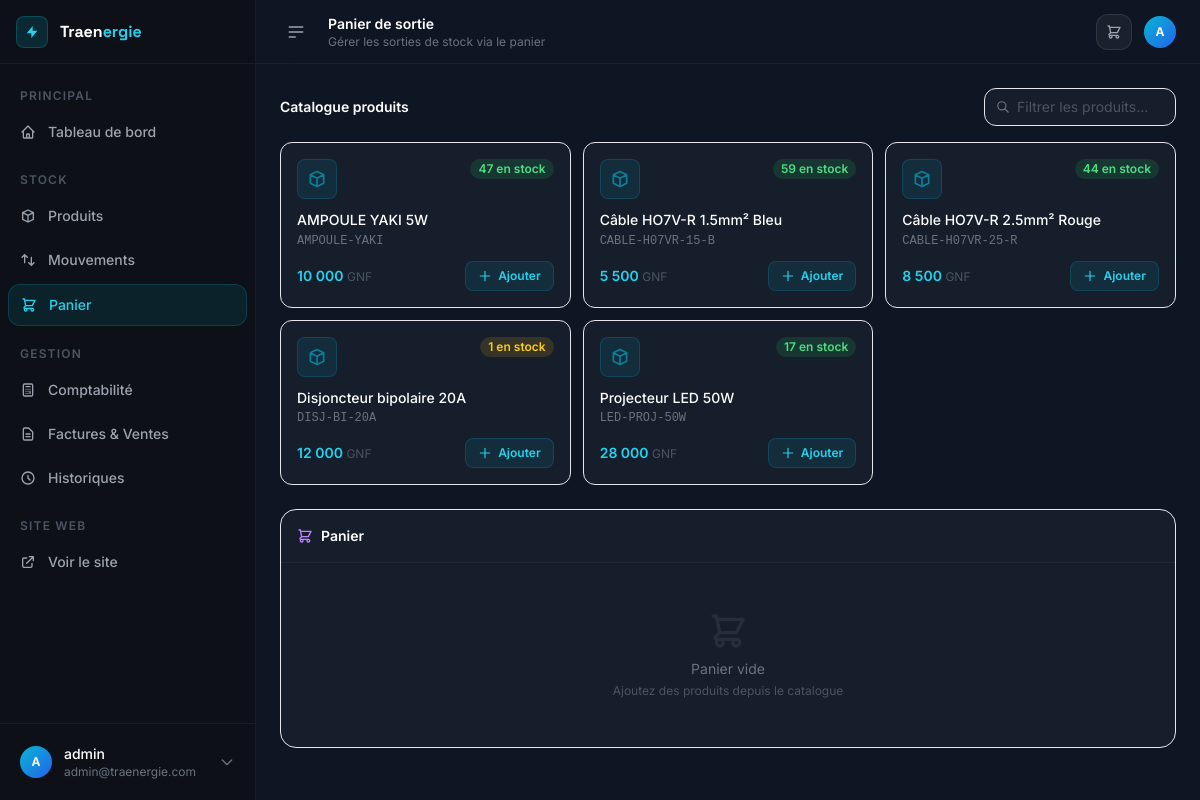
Before: /dashboard/cart/ (signed in) with the older database file.
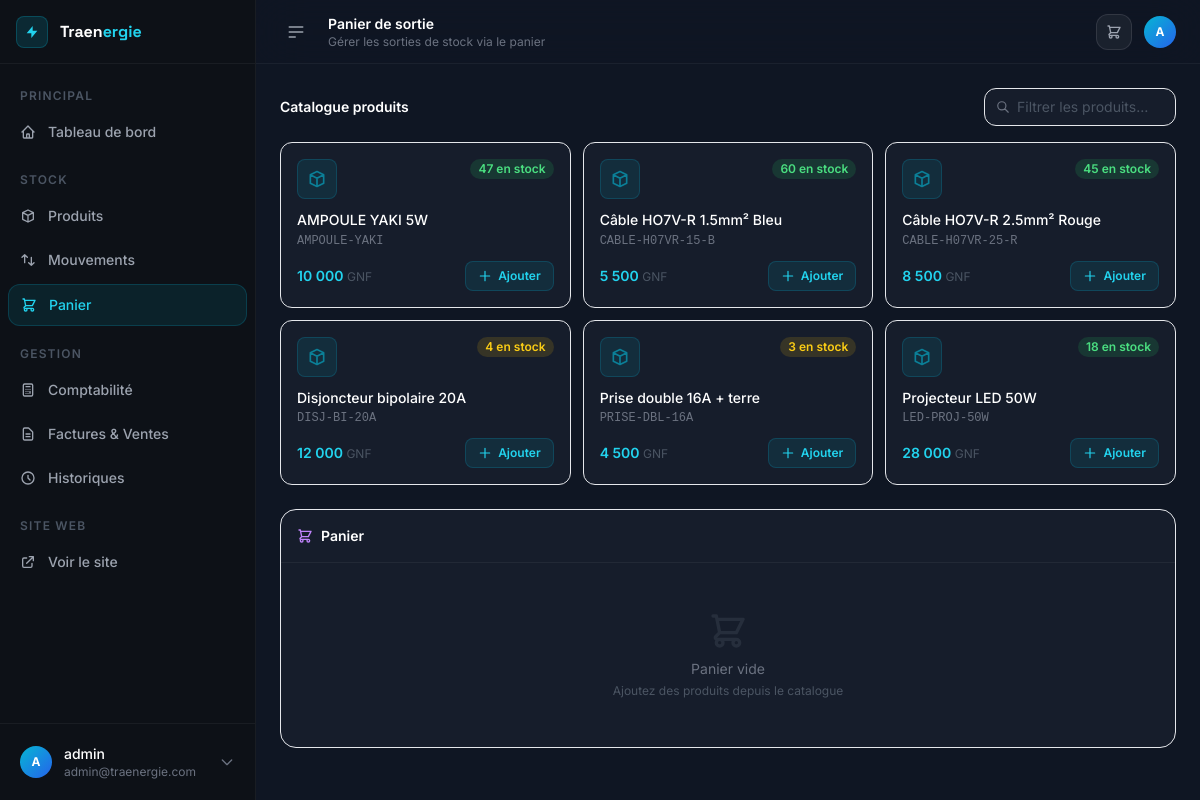
After: the same page with the newer database file.
### apps/stock/models.py (models this page shows, shortened)
class Product(models.Model):
    category = models.ForeignKey(
        Category, on_delete=models.PROTECT, related_name="products", verbose_name="Catégorie"
    )
    unit = models.ForeignKey(
        Unit, on_delete=models.PROTECT, related_name="products", verbose_name="Unité", null=True, blank=True
    )
    supplier = models.ForeignKey(
        Supplier, on_delete=models.SET_NULL, null=True, blank=True, related_name="products", verbose_name="Fournisseur"
    )
    name = models.CharField(max_length=200, verbose_name="Nom du produit")
    sku = models.CharField(max_length=100, unique=True, verbose_name="Référence SKU")
    description = models.TextField(blank=True, verbose_name="Description")
    image = models.ImageField(upload_to="products/", blank=True, null=True, verbose_name="Image")
    unit_price = models.DecimalField(max_digits=12, decimal_places=2, verbose_name="Prix unitaire (GNF)")
    quantity_in_stock = models.PositiveIntegerField(default=0, verbose_name="Quantité en stock")
    min_stock_level = models.PositiveIntegerField(default=5, verbose_name="Stock minimum d'alerte")
    is_active = models.BooleanField(default=True, verbose_name="Actif")
    created_at = models.DateTimeField(auto_now_add=True)
    updated_at = models.DateTimeField(auto_now=True)
    class Meta:
        verbose_name = "Produit"
        verbose_name_plural = "Produits"
        ordering = ["name"]

### apps/stock/views.py (the view)
# urls.py: path("cart/", views.cart_view, name="cart"),
@login_required
def cart_view(request):
    cart, _ = Cart.objects.get_or_create(user=request.user)
    products = Product.objects.filter(is_active=True, quantity_in_stock__gt=0).select_related("category")
    context = {
        "cart": cart,
        "cart_items": cart.items.select_related("product__category").all(),
        "products": products,
    }
    return render(request, "stock/cart.html", context)

### apps/stock/context_processors.py (called while the page is built)
def cart_context(request):
    cart_count = 0
    cart_total = 0
    if request.user.is_authenticated:
        try:
            cart = request.user.cart
            cart_count = cart.total_items
            cart_total = cart.total_price
        except Cart.DoesNotExist:
            pass
    return {
        "cart_count": cart_count,
        "cart_total": cart_total,
    }

### apps/stock/models.py (called while the page is built)
    @property
    def total_items(self):
        return sum(item.quantity for item in self.items.all())

    @property
    def total_price(self):
        return sum(item.subtotal for item in self.items.all())

### templates/stock/cart.html (shortened to what this page needs)
{% extends "base_dashboard.html" %}
{% load humanize %}
{% block page_title %}Panier de sortie{% endblock %}
{% block page_subtitle %}Gérer les sorties de stock via le panier{% endblock %}
{% block content %}
<div class="grid grid-cols-1 xl:grid-cols-3 gap-6" x-data="{ showProducts: true }">
  <div class="xl:col-span-2 space-y-4">
    <div class="flex items-center justify-between">
      <h3 class="font-semibold text-white text-sm">Catalogue produits</h3>
      <div class="relative">
        <svg class="absolute left-3 top-1/2 -translate-y-1/2 w-3.5 h-3.5 text-gray-500" fill="none" stroke="currentColor" viewBox="0 0 24 24"><path stroke-linecap="round" stroke-linejoin="round" stroke-width="2" d="M21 21l-6-6m2-5a7 7 0 11-14 0 7 7 0 0114 0z"/></svg>
        <input type="text" placeholder="Filtrer les produits…" id="product-search"
               class="bg-card border border-white/8 rounded-xl pl-8 pr-3 py-2 text-sm text-white placeholder-gray-600 focus:outline-none focus:border-cyan-500/50 transition w-48"
               oninput="filterProducts(this.value)">
      </div>
    </div>
    <div id="product-grid" class="grid grid-cols-1 sm:grid-cols-2 lg:grid-cols-3 gap-3">
      {% for product in products %}
      <div class="product-card bg-card border border-white/8 rounded-xl p-4 hover:border-cyan-500/30 transition group"
           data-name="{{ product.name|lower }}">
        <div class="flex items-start justify-between mb-3">
          <div class="w-10 h-10 rounded-lg bg-cyan-500/10 border border-cyan-500/20 flex items-center justify-center shrink-0">
            {% if product.image %}
            <img src="{{ product.image.url }}" class="w-full h-full object-cover rounded-lg" alt="">
            {% else %}
            <svg class="w-5 h-5 text-cyan-500/60" fill="none" stroke="currentColor" viewBox="0 0 24 24"><path stroke-linecap="round" stroke-linejoin="round" stroke-width="2" d="M20 7l-8-4-8 4m16 0l-8 4m8-4v10l-8 4m0-10L4 7m8 4v10M4 7v10l8 4"/></svg>
            {% endif %}
          </div>
          <span class="px-2 py-0.5 rounded-full text-xs font-semibold
            {% if product.quantity_in_stock > 10 %}bg-green-500/15 text-green-400
            {% elif product.quantity_in_stock > 0 %}bg-yellow-500/15 text-yellow-400
            {% else %}bg-red-500/15 text-red-400{% endif %}">
            {{ product.quantity_in_stock }} en stock
          </span>
        </div>
        <h4 class="text-white text-sm font-medium mb-1 line-clamp-2 leading-tight">{{ product.name }}</h4>
        <p class="text-gray-500 text-xs mb-3 font-mono">{{ product.sku }}</p>
        <div class="flex items-center justify-between">
          <span class="text-cyan-400 font-semibold text-sm">{{ product.unit_price|floatformat:0|intcomma }} <span class="text-gray-600 font-normal text-xs">GNF</span></span>
          <button hx-post="{% url 'dashboard:cart_add' product.id %}"
                  hx-target="#cart-panel"
                  hx-swap="innerHTML"
                  hx-headers='{"X-CSRFToken": "{{ csrf_token }}"}'
                  class="flex items-center gap-1.5 px-3 py-1.5 text-xs font-semibold rounded-lg transition
                    {% if product.quantity_in_stock > 0 %}bg-cyan-500/10 hover:bg-cyan-500/20 text-cyan-400 border border-cyan-500/20
                    {% else %}bg-white/5 text-gray-600 border border-white/5 cursor-not-allowed{% endif %}">
            <svg class="w-3.5 h-3.5" fill="none" stroke="currentColor" viewBox="0 0 24 24"><path stroke-linecap="round" stroke-linejoin="round" stroke-width="2" d="M12 4v16m8-8H4"/></svg>
            Ajouter
          </button>
        </div>
      </div>
      {% endfor %}
    </div>
  </div>
  <div class="xl:col-span-1">
    <div id="cart-panel">
      {% include "stock/partials/cart_sidebar.html" %}
    </div>
  </div>
</div>
{% endblock %}

Changed rows visible on the page:
changed Product "Câble HO7V-R 1.5mm² Bleu": quantity_in_stock "59" → "60"
changed Product "Câble HO7V-R 2.5mm² Rouge": quantity_in_stock "44" → "45"
changed Product "Disjoncteur bipolaire 20A": quantity_in_stock "1" → "4"
now on this page (row edited): Product: quantity_in_stock "3", name "Prise double 16A + terre", sku "PRISE-DBL-16A", unit_price "4 500"
changed Product "Projecteur LED 50W": quantity_in_stock "17" → "18"
